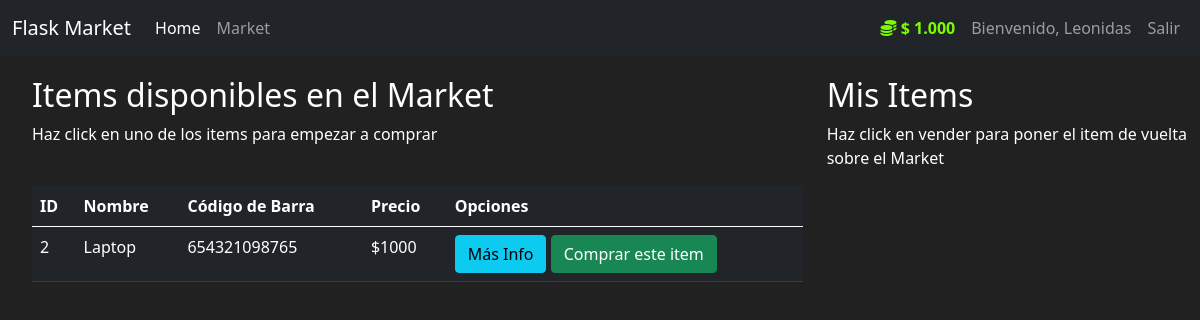
Page /market (signed in) on the earlier database version.
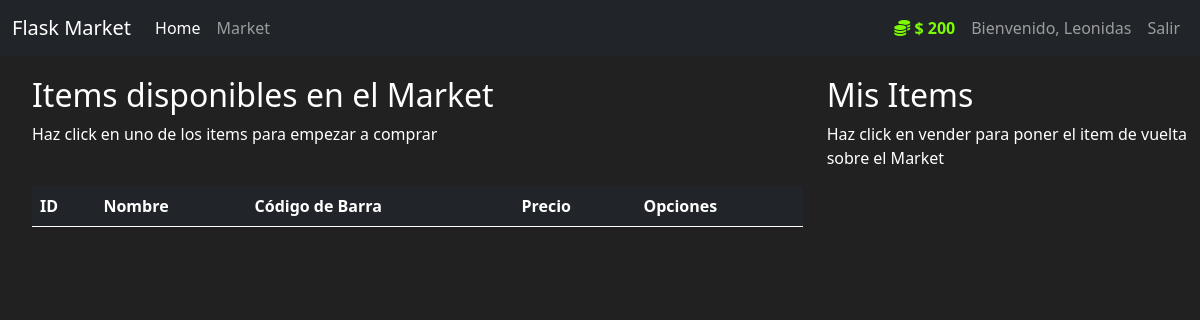
Same page on the later database version.
### market/models.py (models this page shows, shortened)
class User(db.Model, UserMixin):
    id = db.Column(db.Integer(), primary_key=True)
    username = db.Column(db.String(length=30), nullable=False, unique=True)
    email_addres = db.Column(db.String(length=50), nullable=False, unique=True)
    password_hash = db.Column(db.String(length=60), nullable=False)
    budget = db.Column(db.Integer(), nullable=False, default=1000)
    item = db.relationship('Item', backref='owned_user', lazy=True)
    @property
    def prettier_budget(self):
        if len(str(self.budget)) >= 4:
            return f" $ {str(self.budget)[:-3]}.{str(self.budget)[-3:]}"
        else:
            return f" $ {self.budget}"
    @property
    def password(self):
        return self.password

class Item(db.Model):
    id = db.Column(db.Integer(), primary_key=True)
    name = db.Column(db.String(length=30), nullable=False, unique=True)
    price = db.Column(db.Integer(), nullable=False)
    barcode = db.Column(db.String(length=12), nullable=False, unique=True)
    description = db.Column(db.String(length=1024), nullable=False, unique=True)
    owner = db.Column(db.Integer(), db.ForeignKey('user.id'))

### market/routes.py (the view, shortened to what this page needs)
@app.route('/market', methods=['GET', 'POST'])
@login_required
def market_page():
    purchase_form = PurchaseItemForm()
    if request.method=="GET":
        items = Item.query.filter_by(owner=None)
        return render_template('market.html', items=items, purchase_form=purchase_form)

### market/models.py (called while the page is built)
@login_manager.user_loader
def load_user(user_id):
    return User.query.get(int(user_id))

### market/templates/market.html (shortened to what this page needs)
{% extends 'base.html' %}
{% block content %}
<div class="row" style="margin-top: 20px; margin-left: 20px;">
    <div class="col-8">
        <h2>Items disponibles en el Market</h2>
        <p>Haz click en uno de los items para empezar a comprar</p>
        <br>
        <table class="table table-hover table-dark">
            <thead>
                <tr>
                    <th scope="col">ID</th>
                    <th scope="col">Nombre</th>
                    <th scope="col">Código de Barra</th>
                    <th scope="col">Precio</th>
                    <th scope="col">Opciones</th>
                </tr>
            </thead>
            <tbody>
                {% for item in items %}
                <tr>
                    <td>{{ item.id }}</td>
                    <td>{{ item.name }}</td>
                    <td>{{ item.barcode }}</td>
                    <td>${{ item.price }}</td>
                    <td>
                        <button class="btn btn-outline btn-info" data-toggle="modal"
                            data-target="#Modal-MoreInfo-{{item.id}}">Más Info</button>
                        <button class="btn btn-outline btn-success" data-toggle="modal"
                            data-target="#Modal-PurchaseConfirm-{{item.id}}">Comprar este item</button>
                    </td>
                </tr>
                {% endfor %}
            </tbody>
        </table>
    </div>
    <div class="col-4">
        <h2>Mis Items</h2>
        <p>Haz click en vender para poner el item de vuelta sobre el Market</p>
        <br>
    </div>
</div>
{% endblock %}

### market/templates/base.html (shortened to what this page needs)
<!doctype html>
<html lang="es">
<head>
    <link href="https://cdn.jsdelivr.net/npm/bootstrap@5.0.2/dist/css/bootstrap.min.css" rel="stylesheet"
>
</head>
<body>
    <nav class="navbar navbar-expand-md navbar-dark bg-dark">
        <div class="container-fluid">
            <a class="navbar-brand" href="#">Flask Market</a>
            <div class="collapse navbar-collapse" id="navbarNav">
                <ul class="navbar-nav me-auto">
                    <li class="nav-item">
                        <a class="nav-link active" href="{{ url_for('home_page') }}">Home </a>
                    </li>
                    <li class="nav-item">
                        <a class="nav-link" href="{{ url_for('market_page') }}">Market</a>
                    </li>
                </ul>
                {% if current_user.is_authenticated %}
                <ul class="navbar-nav">
                    <li class="nav-item">
                        <a class="nav-link" style="color: lawngreen; font-weight: bold;">
                            <i class="fas fa-coins"></i>
                            {{ current_user.prettier_budget }}
                        </a>
                    </li>
                    <li class="nav-item">
                        <a class="nav-link">Bienvenido, {{ current_user.username }} </a>
                    </li>
                    <li class="nav-item">
                        <a class="nav-link" href="{{ url_for('logout_page') }}">Salir</a>
                    </li>
                </ul>
                {% endif %}
            </div>
        </div>
    </nav>
    {% block content %}
    {% endblock %}
</body>
</html>

### market/templates/base.html (style rules this page uses)
body { background-color: #212121; color: white }

Differences in the rows shown:
no longer on this page (row edited): Item: id "2", name "Laptop", barcode "654321098765", price "1000"
changed User "Leonidas": prettier_budget "$ 1.000" → "$ 200"
